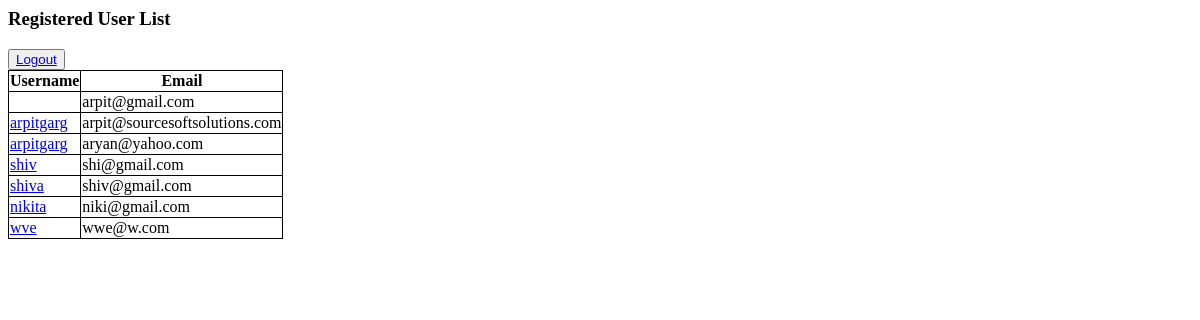
Before: /home/ with the older database file.
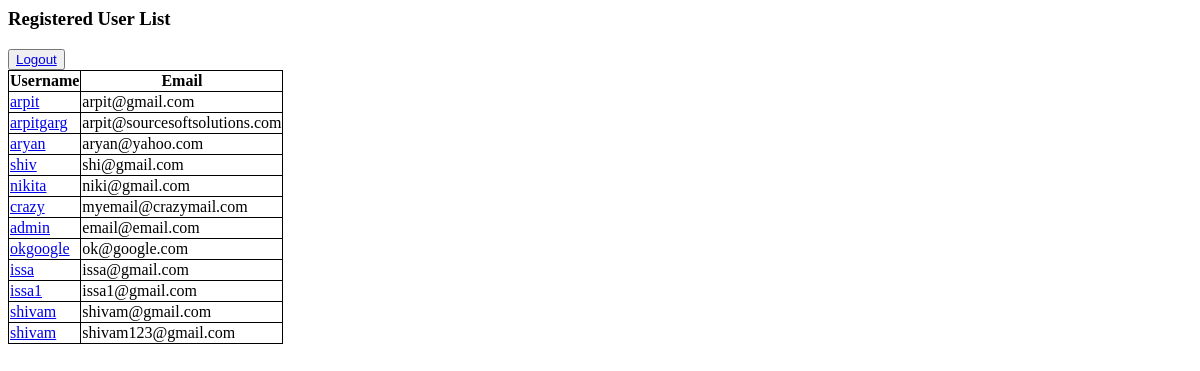
After: the same page with the newer database file.
### accounts/models.py (models this page shows, shortened)
class User(AbstractBaseUser,PermissionsMixin):
    username = models.CharField(max_length=100)
    email = models.EmailField(max_length=255, unique=True)
    mobile = models.CharField(max_length=14)
    password = models.CharField(max_length=255)
    is_staff = models.BooleanField(default=False)
    is_superuser = models.BooleanField(default=False)
    is_active = models.BooleanField(default=True)
    objects = UserManager()
    USERNAME_FIELD = 'email'
    REQUIRED_FIELD = []

### accounts/views.py (the view)
# urls.py: path('home/', views.home),
def home(request):
    data = User.objects.all()
    return render(request,template_name='home.html',context={'objects':data})

### templates/home.html (shortened to what this page needs)
<table>
    <h3>Registered User List</h3>
    <th>Username</th>
    <th>Email</th>
    {% for User in objects %}
    <tr>
        <td>
            <a href={% url "detail" User.id%}> {{User.username}}</a>  </td>
        <td>{{User.email}}</td>
    </tr>
    {% endfor %}
    <button>
        <a href = "{% url 'index' %}">Logout</a>
    </button>
</table>

### templates/home.html (style rules this page uses)
table, th, td { border: 1px solid black; border-collapse: collapse; }

Changed rows visible on the page:
removed User: username "shiva", email "shiv@gmail.com"
removed User: username "wve", email "wwe@w.com"
changed User "arpit@gmail.com": username (not shown) → "arpit"
changed User "aryan@yahoo.com": username "arpitgarg" → "aryan"
added User: username "crazy", email "myemail@crazymail.com"
added User: username "admin", email "email@email.com"
added User: username "okgoogle", email "ok@google.com"
added User: username "issa", email "issa@gmail.com"
added User: username "issa1", email "issa1@gmail.com"
added User: username "shivam", email "shivam@gmail.com"
added User: username "shivam", email "shivam123@gmail.com"
